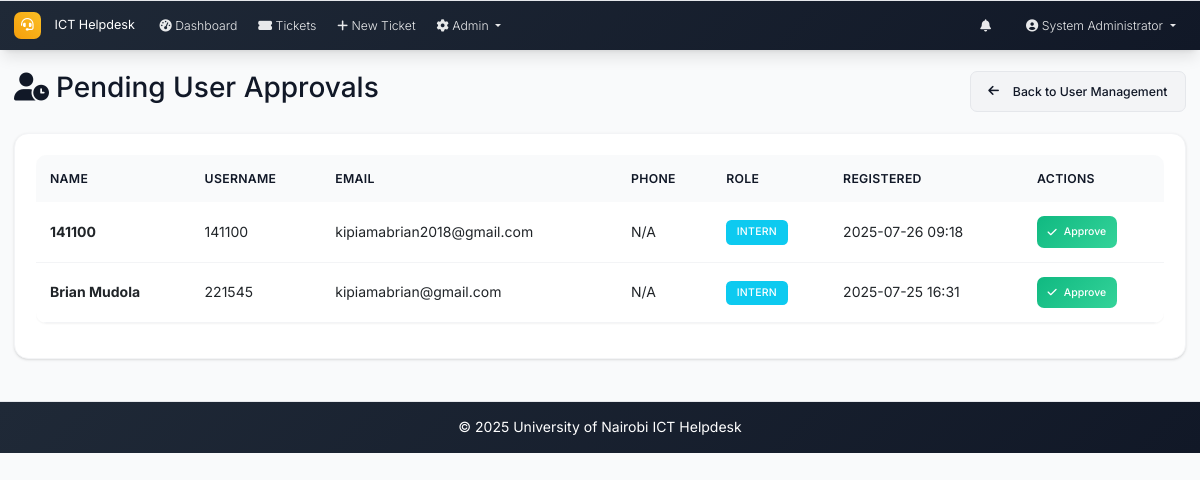
Page /admin/pending_users (signed in) on the earlier database version.
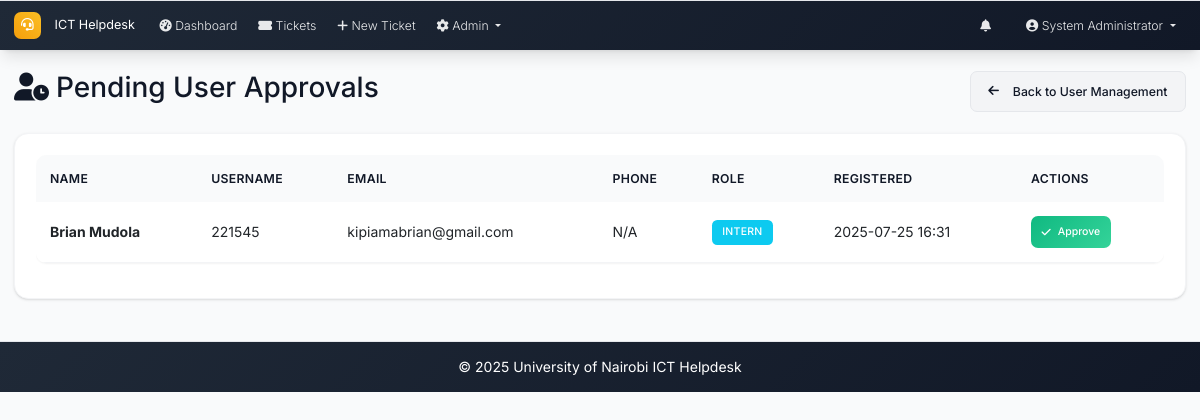
Same page on the later database version.
### models.py (models this page shows, shortened)
class User(UserMixin, db.Model):
    id = db.Column(db.Integer, primary_key=True)
    username = db.Column(db.String(64), unique=True, nullable=False)
    email = db.Column(db.String(120), unique=True, nullable=False)
    password_hash = db.Column(db.String(256), nullable=False)
    full_name = db.Column(db.String(100), nullable=False)
    role = db.Column(db.String(20), nullable=False, default='user')  # admin, intern, user
    created_at = db.Column(db.DateTime, default=datetime.utcnow)
    is_active = db.Column(db.Boolean, default=True)
    is_verified = db.Column(db.Boolean, default=False)
    verification_token = db.Column(db.String(128), nullable=True)
    phone_number = db.Column(db.String(20), nullable=True)
    is_approved = db.Column(db.Boolean, default=False)
    approved_by_id = db.Column(db.Integer, db.ForeignKey('user.id'), nullable=True)
    approved_at = db.Column(db.DateTime, nullable=True)
    tickets_created = db.relationship('Ticket', foreign_keys='Ticket.created_by_id', backref='creator', lazy='dynamic')
    assigned_tickets = db.relationship('Ticket', secondary='ticket_assignees', back_populates='assignees', lazy='selectin')
    comments = db.relationship('Comment', backref='author', lazy='dynamic')

### routes.py (the view)
@app.route('/admin/pending_users')
@login_required
def pending_users():
    if current_user.role != 'admin':
        abort(403)
    pending_users = User.query.filter_by(
        is_approved=False,
        is_verified=True,
        role='intern'
    ).order_by(User.created_at.desc()).all()
    return render_template('pending_users.html', pending_users=pending_users)

### app.py (called while the page is built)
@login_manager.user_loader
def load_user(user_id):
    from models import User
    return User.query.get(int(user_id))

@app.context_processor
def inject_now():
    return {'now': datetime.utcnow}

### routes.py (called while the page is built)
@app.context_processor
def inject_datetime():
    return dict(datetime=datetime)

### templates/pending_users.html (shortened to what this page needs)
{% extends "base.html" %}
{% block content %}
<div class="d-flex justify-content-between align-items-center mb-4">
    <h2><i class="fas fa-user-clock me-2"></i>Pending User Approvals</h2>
    <a href="{{ url_for('user_management') }}" class="btn btn-secondary">
        <i class="fas fa-arrow-left me-2"></i>Back to User Management
    </a>
</div>
{% if pending_users %}
<div class="card">
    <div class="card-body">
        <div class="table-responsive">
            <table class="table table-hover">
                <thead>
                    <tr>
                        <th>Name</th>
                        <th>Username</th>
                        <th>Email</th>
                        <th>Phone</th>
                        <th>Role</th>
                        <th>Registered</th>
                        <th>Actions</th>
                    </tr>
                </thead>
                <tbody>
                    {% for user in pending_users %}
                    <tr>
                        <td>
                            <strong>{{ user.full_name }}</strong>
                        </td>
                        <td>{{ user.username }}</td>
                        <td>{{ user.email }}</td>
                        <td>{{ user.phone_number or 'N/A' }}</td>
                        <td>
                            <span class="badge bg-info">{{ user.role.title() }}</span>
                        </td>
                        <td>{{ user.created_at.strftime('%Y-%m-%d %H:%M') }}</td>
                        <td>
                                    <form method="POST" action="{{ url_for('approve_user_account', user_id=user.id) }}" style="display: inline;">
                                        <button type="submit" class="btn btn-success btn-sm" onclick="return confirm('Are you sure you want to approve {{ user.full_name }}?')">
                                            <i class="fas fa-check"></i> Approve
                                        </button>
                                    </form>
                                </td>
                    </tr>
                    {% endfor %}
                </tbody>
            </table>
        </div>
    </div>
</div>
{% endif %}
{% endblock %}

### templates/base.html (shortened to what this page needs)
<!DOCTYPE html>
<html lang="en">
<head>
    <link href="https://cdn.jsdelivr.net/npm/bootstrap@5.3.0/dist/css/bootstrap.min.css" rel="stylesheet">
    <link href="https://cdnjs.cloudflare.com/ajax/libs/font-awesome/6.0.0/css/all.min.css" rel="stylesheet">
    <link href="{{ url_for('static', filename='css/custom.css') }}" rel="stylesheet">
</head>
<body>
    <nav class="navbar navbar-expand-lg navbar-dark footer-sky">
        <div class="container-fluid px-3">
            <a class="navbar-brand" href="{{ url_for('index') }}">
                <i class="fas fa-headset me-2"></i>ICT Helpdesk
            </a>
            <div class="collapse navbar-collapse" id="navbarNav">
                <ul class="navbar-nav me-auto mb-2 mb-lg-0">
                    {% if current_user.is_authenticated %}
                    <li class="nav-item">
                        <a class="nav-link" href="{{ url_for('dashboard') }}">
                            <i class="fas fa-tachometer-alt me-1"></i>Dashboard
                        </a>
                    </li>
                    <li class="nav-item">
                        <a class="nav-link" href="{{ url_for('tickets_list') }}">
                            <i class="fas fa-ticket-alt me-1"></i>Tickets
                        </a>
                    </li>
                    <li class="nav-item">
                        <a class="nav-link" href="{{ url_for('new_ticket') }}">
                            <i class="fas fa-plus me-1"></i>New Ticket
                        </a>
                    </li>
                    {% if current_user.role == 'admin' %}
                    <li class="nav-item dropdown">
                        <a class="nav-link dropdown-toggle" href="#" role="button" data-bs-toggle="dropdown" aria-expanded="false">
                            <i class="fas fa-cog me-1"></i>Admin
                        </a>
                    </li>
                    {% endif %}
                    {% endif %}
                </ul>
                <ul class="navbar-nav ms-auto mb-2 mb-lg-0">
                    {% if current_user.is_authenticated %}
                    <li class="nav-item dropdown me-3">
                        <a class="nav-link position-relative" href="#" id="notificationsDropdown" role="button"
                           data-bs-toggle="dropdown" aria-expanded="false">
                            <i class="fas fa-bell"></i>
                        </a>
                    </li>
                    <li class="nav-item dropdown">
                        <a class="nav-link dropdown-toggle" href="#" id="navbarDropdown" role="button" data-bs-toggle="dropdown" aria-expanded="false">
                            <i class="fas fa-user-circle me-1"></i>{{ current_user.full_name }}
                        </a>
                    </li>
                    {% endif %}
                </ul>
            </div>
        </div>
    </nav>
    <main class="container-fluid my-4 px-3">
        {% block content %}{% endblock %}
    </main>
    <footer class="footer-sky py-3 mt-5">
        <div class="container text-center">
            <span>&copy; {{ datetime.utcnow().year }} University of Nairobi ICT Helpdesk</span>
        </div>
    </footer>
</body>
</html>

Differences in the rows shown:
removed User: full_name "141100", username "141100", email "kipiamabrian2018@gmail.com", phone_number "N/A", role "INTERN", created_at "2025-07-26 09:18"
